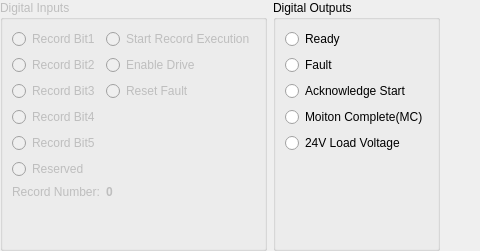
         <widget class="QWidget" name="tab_DigitalIO">
          <attribute name="title">
           <string>Digital IO</string>
          </attribute>
          <layout class="QHBoxLayout" name="horizontalLayout">
           <property name="leftMargin">
            <number>0</number>
           </property>
           <property name="topMargin">
            <number>0</number>
           </property>
           <property name="rightMargin">
            <number>0</number>
           </property>
           <property name="bottomMargin">
            <number>0</number>
           </property>
           <item>
            <widget class="QGroupBox" name="groupBox">
             <property name="enabled">
              <bool>false</bool>
             </property>
             <property name="title">
              <string>Digital Inputs</string>
             </property>
             <layout class="QGridLayout" name="gridLayout">
              <item row="2" column="1">
               <widget class="QRadioButton" name="radioButton_11">
                <property name="sizePolicy">
                 <sizepolicy hsizetype="Minimum" vsizetype="Preferred">
                  <horstretch>0</horstretch>
                  <verstretch>0</verstretch>
                 </sizepolicy>
                </property>
                <property name="text">
                 <string>Enable Drive</string>
                </property>
               </widget>
              </item>
              <item row="3" column="1">
               <widget class="QRadioButton" name="radioButton_12">
                <property name="sizePolicy">
                 <sizepolicy hsizetype="Minimum" vsizetype="Preferred">
                  <horstretch>0</horstretch>
                  <verstretch>0</verstretch>
                 </sizepolicy>
                </property>
                <property name="text">
                 <string>Reset Fault</string>
                </property>
               </widget>
              </item>
              <item row="0" column="1">
               <widget class="QRadioButton" name="radioButton_10">
                <property name="sizePolicy">
                 <sizepolicy hsizetype="Minimum" vsizetype="Preferred">
                  <horstretch>0</horstretch>
                  <verstretch>0</verstretch>
                 </sizepolicy>
                </property>
                <property name="text">
                 <string>Start Record Execution</string>
                </property>
               </widget>
              </item>
              <item row="5" column="0">
               <widget class="QRadioButton" name="radioButton_8">
                <property name="sizePolicy">
                 <sizepolicy hsizetype="Minimum" vsizetype="Preferred">
                  <horstretch>0</horstretch>
                  <verstretch>0</verstretch>
                 </sizepolicy>
                </property>
                <property name="text">
                 <string>Record Bit5</string>
                </property>
               </widget>
              </item>
              <item row="6" column="0">
               <widget class="QRadioButton" name="radioButton_9">
                <property name="sizePolicy">
                 <sizepolicy hsizetype="Minimum" vsizetype="Preferred">
                  <horstretch>0</horstretch>
                  <verstretch>0</verstretch>
                 </sizepolicy>
                </property>
                <property name="text">
                 <string>Reserved</string>
                </property>
               </widget>
              </item>
              <item row="7" column="0">
               <widget class="QLabel" name="label_4">
                <property name="sizePolicy">
                 <sizepolicy hsizetype="Preferred" vsizetype="Preferred">
                  <horstretch>0</horstretch>
                  <verstretch>0</verstretch>
                 </sizepolicy>
                </property>
                <property name="text">
                 <string>Record Number:</string>
                </property>
               </widget>
              </item>
              <item row="7" column="1">
               <widget class="QLabel" name="label_recordNumber">
                <property name="font">
                 <font>
                  <weight>75</weight>
                  <bold>true</bold>
                 </font>
                </property>
                <property name="text">
                 <string notr="true">0</string>
                </property>
               </widget>
              </item>
              <item row="2" column="0">
               <widget class="QRadioButton" name="radioButton_2">
                <property name="sizePolicy">
                 <sizepolicy hsizetype="Minimum" vsizetype="Preferred">
                  <horstretch>0</horstretch>
                  <verstretch>0</verstretch>
                 </sizepolicy>
                </property>
                <property name="text">
                 <string>Record Bit2</string>
                </property>
                <property name="autoExclusive">
                 <bool>false</bool>
                </property>
               </widget>
              </item>
              <item row="0" column="0">
               <widget class="QRadioButton" name="radioButton">
                <property name="sizePolicy">
                 <sizepolicy hsizetype="Minimum" vsizetype="Preferred">
                  <horstretch>0</horstretch>
                  <verstretch>0</verstretch>
                 </sizepolicy>
                </property>
                <property name="text">
                 <string>Record Bit1</string>
                </property>
                <property name="autoExclusive">
                 <bool>false</bool>
                </property>
               </widget>
              </item>
              <item row="4" column="0">
               <widget class="QRadioButton" name="radioButton_4">
                <property name="sizePolicy">
                 <sizepolicy hsizetype="Minimum" vsizetype="Preferred">
                  <horstretch>0</horstretch>
                  <verstretch>0</verstretch>
                 </sizepolicy>
                </property>
                <property name="text">
                 <string>Record Bit4</string>
                </property>
                <property name="autoExclusive">
                 <bool>false</bool>
                </property>
               </widget>
              </item>
              <item row="3" column="0">
               <widget class="QRadioButton" name="radioButton_3">
                <property name="sizePolicy">
                 <sizepolicy hsizetype="Minimum" vsizetype="Preferred">
                  <horstretch>0</horstretch>
                  <verstretch>0</verstretch>
                 </sizepolicy>
                </property>
                <property name="text">
                 <string>Record Bit3</string>
                </property>
                <property name="autoExclusive">
                 <bool>false</bool>
                </property>
               </widget>
              </item>
              <item row="8" column="0">
               <spacer name="verticalSpacer_3">
                <property name="orientation">
                 <enum>Qt::Vertical</enum>
                </property>
                <property name="sizeHint" stdset="0">
                 <size>
                  <width>20</width>
                  <height>40</height>
                 </size>
                </property>
               </spacer>
              </item>
             </layout>
            </widget>
           </item>
           <item>
            <widget class="QGroupBox" name="groupBox_2">
             <property name="title">
              <string>Digital Outputs</string>
             </property>
             <layout class="QGridLayout" name="gridLayout_2">
              <item row="3" column="0">
               <widget class="QRadioButton" name="radioButton_moiton_complete">
                <property name="sizePolicy">
                 <sizepolicy hsizetype="Minimum" vsizetype="Preferred">
                  <horstretch>0</horstretch>
                  <verstretch>0</verstretch>
                 </sizepolicy>
                </property>
                <property name="text">
                 <string>Moiton Complete(MC)</string>
                </property>
                <property name="autoExclusive">
                 <bool>false</bool>
                </property>
               </widget>
              </item>
              <item row="4" column="0">
               <widget class="QRadioButton" name="radioButton_load_voltage">
                <property name="sizePolicy">
                 <sizepolicy hsizetype="Minimum" vsizetype="Preferred">
                  <horstretch>0</horstretch>
                  <verstretch>0</verstretch>
                 </sizepolicy>
                </property>
                <property name="text">
                 <string>24V Load Voltage</string>
                </property>
                <property name="autoExclusive">
                 <bool>false</bool>
                </property>
               </widget>
              </item>
              <item row="2" column="0">
               <widget class="QRadioButton" name="radioButton_acknowledge_start">
                <property name="sizePolicy">
                 <sizepolicy hsizetype="Minimum" vsizetype="Preferred">
                  <horstretch>0</horstretch>
                  <verstretch>0</verstretch>
                 </sizepolicy>
                </property>
                <property name="text">
                 <string>Acknowledge Start</string>
                </property>
                <property name="autoExclusive">
                 <bool>false</bool>
                </property>
               </widget>
              </item>
              <item row="1" column="0">
               <widget class="QRadioButton" name="radioButton_fault">
                <property name="sizePolicy">
                 <sizepolicy hsizetype="Minimum" vsizetype="Preferred">
                  <horstretch>0</horstretch>
                  <verstretch>0</verstretch>
                 </sizepolicy>
                </property>
                <property name="text">
                 <string>Fault</string>
                </property>
                <property name="autoExclusive">
                 <bool>false</bool>
                </property>
               </widget>
              </item>
              <item row="0" column="0">
               <widget class="QRadioButton" name="radioButton_ready">
                <property name="sizePolicy">
                 <sizepolicy hsizetype="Minimum" vsizetype="Preferred">
                  <horstretch>0</horstretch>
                  <verstretch>0</verstretch>
                 </sizepolicy>
                </property>
                <property name="text">
                 <string>Ready</string>
                </property>
                <property name="autoExclusive">
                 <bool>false</bool>
                </property>
               </widget>
              </item>
              <item row="5" column="0">
               <spacer name="verticalSpacer_4">
                <property name="orientation">
                 <enum>Qt::Vertical</enum>
                </property>
                <property name="sizeHint" stdset="0">
                 <size>
                  <width>20</width>
                  <height>40</height>
                 </size>
                </property>
               </spacer>
              </item>
             </layout>
            </widget>
           </item>
           <item>
            <spacer name="horizontalSpacer_2">
             <property name="orientation">
              <enum>Qt::Horizontal</enum>
             </property>
             <property name="sizeHint" stdset="0">
              <size>
               <width>40</width>
               <height>20</height>
              </size>
             </property>
            </spacer>
           </item>
          </layout>
         </widget>
